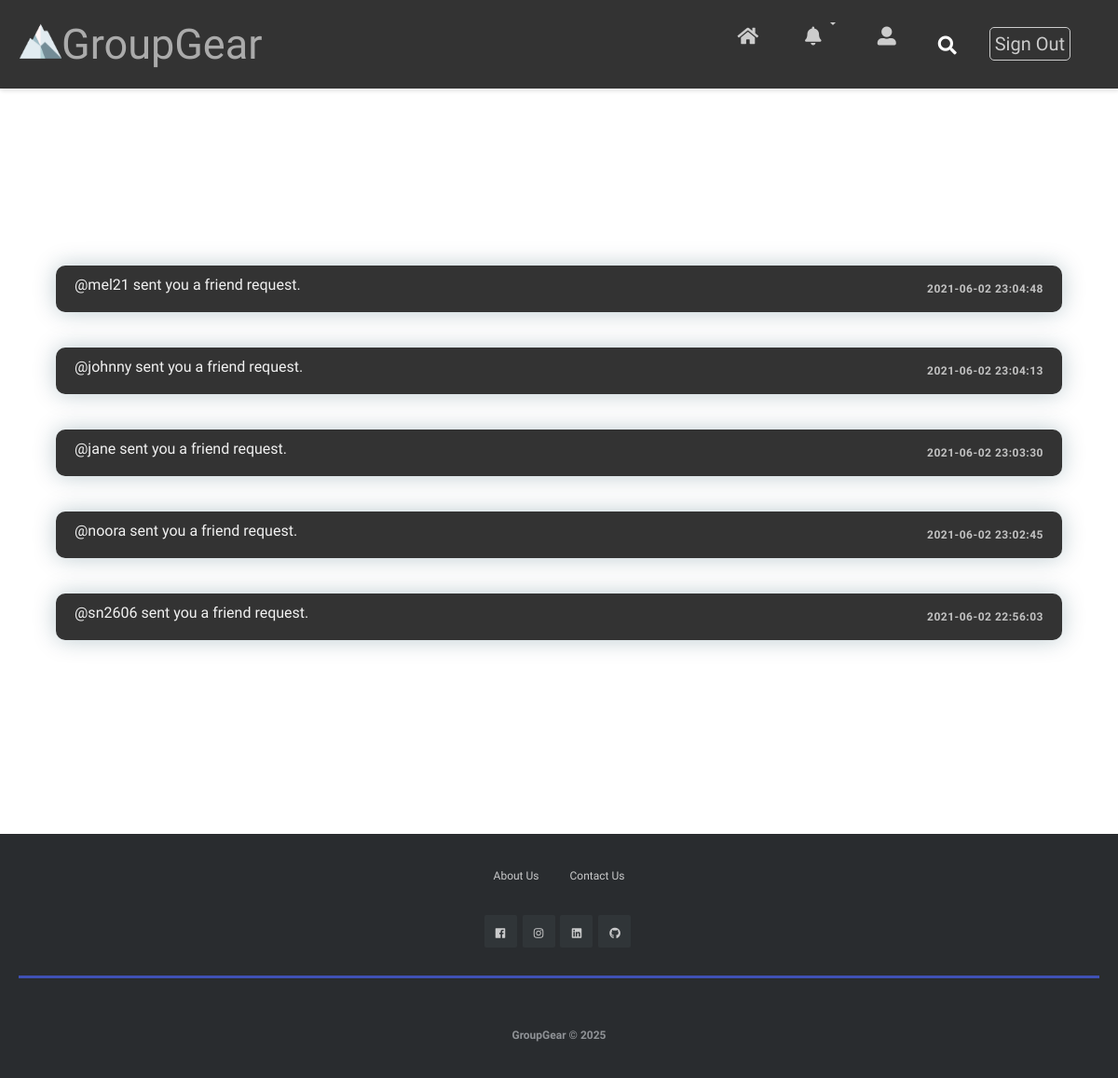
Page /PHP/notification.php (signed in) on the earlier database version.
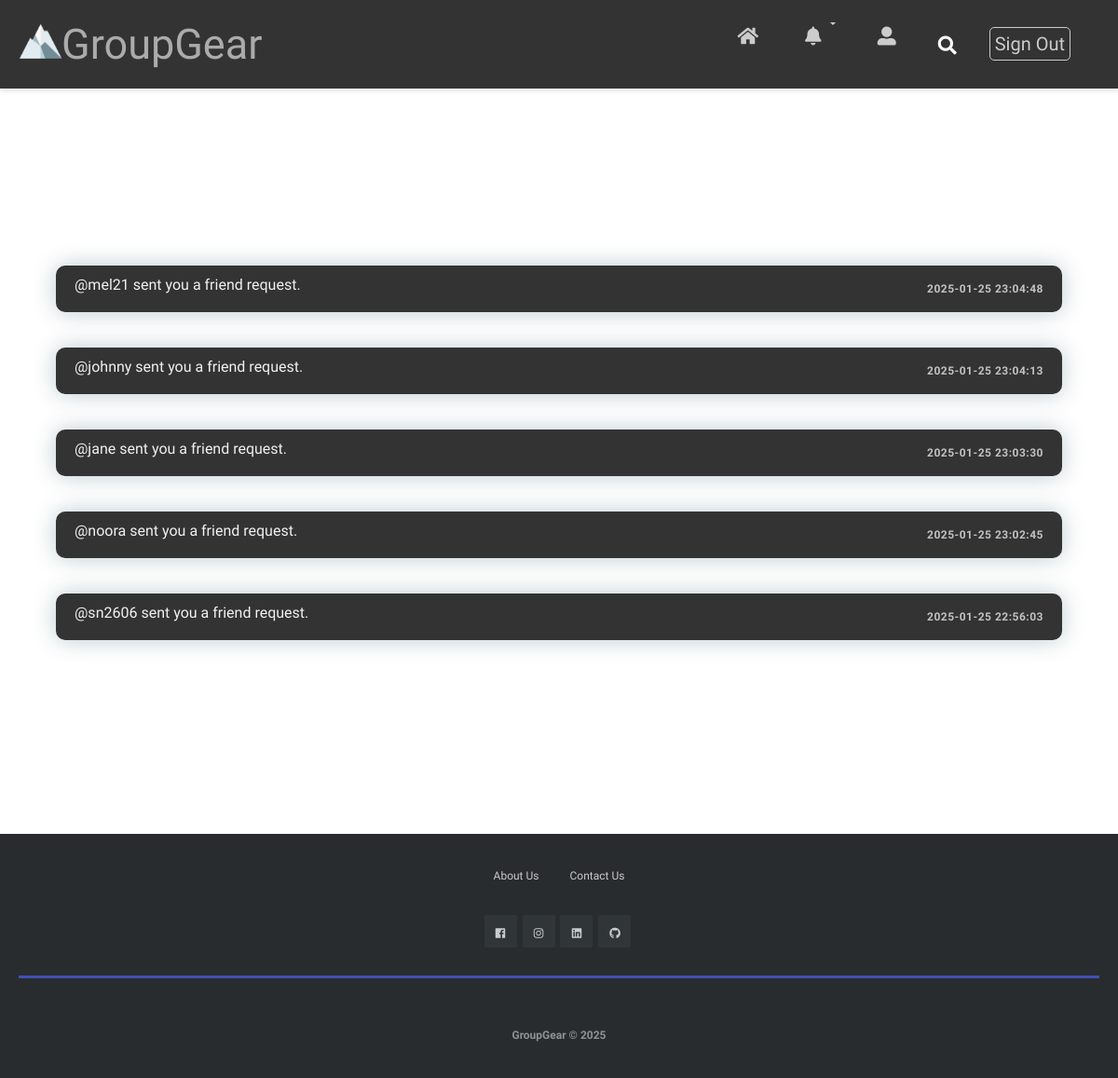
Same page on the later database version.
### tables this page shows
CREATE TABLE `notifications` (
  `notif_id` int(11) NOT NULL,
  `user_id` int(11) NOT NULL,
  `notification` text NOT NULL,
  `timestamp` datetime NOT NULL DEFAULT current_timestamp()
);

### PHP/notification.php (the view, shortened to what this page needs)
<?php
include "header.php";
?>
<link rel="stylesheet" href="../CSS/notification.css">
<main>
<?php
$id = $_SESSION['userid'];
$sql = "SELECT notification,timestamp FROM notifications WHERE user_id='$id' ORDER BY timestamp DESC LIMIT 5";
$result = $conn->query($sql);
if ($result->num_rows > 0) {
    while ($row = $result->fetch_assoc()) {
        $notif = $row["notification"];
        $ts = $row["timestamp"];
        ?>
        <div class="notification animation" class="notification">
            <h6><?php echo $notif ?></h6>
            <a href="#"><?php echo $ts ?></a>
        </div>
        <br>
        <?php
    }
} else {
    echo "<h3> No notifications! </h3>";
}
?>
</main>
<?php
include "footer.php";
?>

### PHP/header.php (shortened to what this page needs)
<!DOCTYPE html>
<html>
<head>
    <link rel="stylesheet" href="../CSS/header.css">
    <link rel="stylesheet" href="https://use.fontawesome.com/releases/v5.0.13/css/all.css">
    <link rel="stylesheet" href="https://maxcdn.bootstrapcdn.com/bootstrap/4.0.0/css/bootstrap.min.css">
</head>
<body>
    <div class="nav-wrapper">
        <nav class="navbar" id="header">
            <div class="Logo">
                <img src="../Images/mountain.png" class="Logo-Img" alt="Alps-Logo" usemap="#home">
                <a href="../index.html"><span class="Logo-Text">GroupGear</span></a>
            </div>
            <div class="navigation">
                <ul class="menu">
                    <li><a href="homepage.php?username=<?php echo $_SESSION['username'] ?>"><i class="fas fa-home"></i></a></li>
                    <li class="dropdown">
                        <a href="#" class="dropdown-toggle" data-toggle="dropdown" role="button" aria-haspopup="true" aria-expanded="false"><i class="fas fa-bell"></i></a>
                    </li>
                    <li><a href="profile.php?username=<?php echo $_SESSION['username'] ?>"><i class="fas fa-user-alt"></i></a></li>
                </ul>
                <div class="not-menu">
                    <div class="search">
                        <div class="search-content">
                            <form action="search.php" method="post">
                                <button type="submit" name="sub" class="search-button"><i class="fas fa-search"></i></button>
                            </form>
                        </div>
                    </div>
                    <div class="sign-out">
                        <a href="logout.php"><span class="menu-text">Sign Out</span></a>
                    </div>
                </div>
            </div>
        </nav>
    </div>
</body>
</html>

### PHP/footer.php (shortened to what this page needs)
<!DOCTYPE html>
<html>
<head>
  <link rel="stylesheet" href="../CSS/footer.css">
  <link rel="stylesheet" href="https://use.fontawesome.com/releases/v5.0.13/css/all.css">
</head>
<body>
  <footer class="footer-distributed">
    <div class="footer-top">
      <p class="footer-links">
        <a href="../about-us.html">About Us</a>
        <a href="contact-us.php">Contact Us</a>
      </p>
    </div>
    <div class="footer-icons">
      <a href="https://www.facebook.com/"><i class="fab fa-facebook"></i></a>
      <a href="https://www.instagram.com/"><i class="fab fa-instagram"></i></a>
      <a href="https://www.linkedin.com/"><i class="fab fa-linkedin"></i></a>
      <a href="https://github.com/"><i class="fab fa-github"></i></a>
    </div>
    <hr>
    <p class="footer-company-name"><strong>GroupGear &copy; 2025</strong></p>
  </footer>
</body>
</html>

### CSS/header.css (style rules this page uses)
* { margin: 0; padding: 0; font-size: 12px; font-family: "Raleway", sans-serif; }
.nav-wrapper { width: 100%; position: sticky; top: 0; background-color: #fff; }
nav { position: sticky; top: 0; left: 0; right: 0; display: flex; justify-content: space-between; padding-left: 3%; background-color: #333; color: white; box-shadow: 1px 3px 4px #e6e6e6; align-items: center; }
.Logo { width: auto; padding: 5px; display: flex; align-items: baseline; justify-content: center; }
.Logo a { text-decoration: none; }
.Logo-Img { height: 45px; width: 45px; margin-top: 5px; }
.Logo-Text { color: lightgray; font-family: "Raleway", sans-serif; font-size: 45px; font-weight: 300; margin-right: 25px; flex: 1; }
.navigation { display: flex; right: 25px; float: right; align-items: center; padding-right: 20px; }
.menu { display: flex; flex-direction: row; list-style: none; }
.menu li a { color: inherit; text-decoration: none; margin: 0 15px; display: flex; padding: 5px; }
.menu li a i { height: 30px; width: 30px; display: flex; align-items: center; justify-content: center; font-size: 20px; }
.not-menu { display: flex; align-items: center; justify-content: space-between; flex-direction: row; }
.search { position: relative; display: flex; }
.search-button { background: transparent; color: white; cursor: pointer; font-size: 14px; padding-top: 4px; border: 0; margin: 0 15px; }
.search-button i { height: 30px; width: 30px; display: flex; align-items: center; justify-content: center; font-size: 20px; }
.sign-out { display: flex; }
.sign-out a { text-decoration: none; }
.sign-out .menu-text { font-family: "Raleway", sans-serif; font-size: 20px; color: white; margin: 0 15px; border: 1px solid white; border-radius: 5px; padding: 5px; }

### CSS/notification.css (style rules this page uses)
html, body { box-sizing: border-box; font-family: 'Raleway', sans-serif; font-weight: 300; font-style: normal; font-size: 1em; line-height: 1.5; color: #ffffffee; scroll-behavior: smooth; }
*, *::before, *::after { box-sizing: inherit; }
.nav-wrapper { position: relative!important; }
.navbar { position: relative !important; }
main { position: relative; display: flex; justify-content: center; align-items: center; flex-direction: column; width: 100%; height: 100vh; min-height: 400px; }
.notification { position: relative; display: flex; justify-content: space-between; align-items: center; width: 90%; height: 50px; margin: 10px; padding: 0 20px; background-color: #333; border-radius: 10px; box-shadow: 0 0 25px #00384a44; font-weight: 400; }
.notification a { text-decoration: none; color: #ffffffee; font-weight: 700; letter-spacing: .5px; transition: 300ms; }
.animation { animation: FadeIn 4s ease-in-out; }

### CSS/footer.css (style rules this page uses)
a { text-decoration: none; opacity: 0.75; color: #fff; }
footer { position: relative; text-align: center!important; padding: 20px; font-size: 20px!important; font-family: 'Montserrat'!important; }
hr { height: 3px; background-color: #3f51b5; border: 0; margin-bottom: 50px; }
.footer-distributed { background-color: #292c2f; box-shadow: 0 1px 1px 0 rgba(0, 0, 0, 0.12); box-sizing: border-box; width: 100%; font-family: 'Montserrat', sans-serif; font: bold 16px; }
.footer-distributed { display: inline-block; vertical-align: top; }
.footer-distributed .footer-links { color: #ffffff; padding: 0; }
.footer-distributed .footer-links a { display: inline-block; line-height: 1.8; text-decoration: none; color: inherit; margin: 10px; padding: 5px; }
.footer-distributed .footer-company-name { color: #8f9296; font-size: 14px; font-weight: normal; }
.footer-distributed .footer-icons { margin-top: 15px; margin-bottom: 25px; }
.footer-distributed .footer-icons a { display: inline-block; width: 35px; height: 35px; cursor: pointer; background-color: #33383b; border-radius: 2px; font-size: 20px; color: #ffffff; text-align: center; line-height: 35px; margin-right: 3px; margin-bottom: 5px; }

Differences in the rows shown:
changed notifications "@mel21 sent you a friend request.": timestamp "2021-06-02 23:04:48" → "2025-01-25 23:04:48"
changed notifications "@johnny sent you a friend request.": timestamp "2021-06-02 23:04:13" → "2025-01-25 23:04:13"
changed notifications "@jane sent you a friend request.": timestamp "2021-06-02 23:03:30" → "2025-01-25 23:03:30"
changed notifications "@noora sent you a friend request.": timestamp "2021-06-02 23:02:45" → "2025-01-25 23:02:45"
changed notifications "@sn2606 sent you a friend request.": timestamp "2021-06-02 22:56:03" → "2025-01-25 22:56:03"
